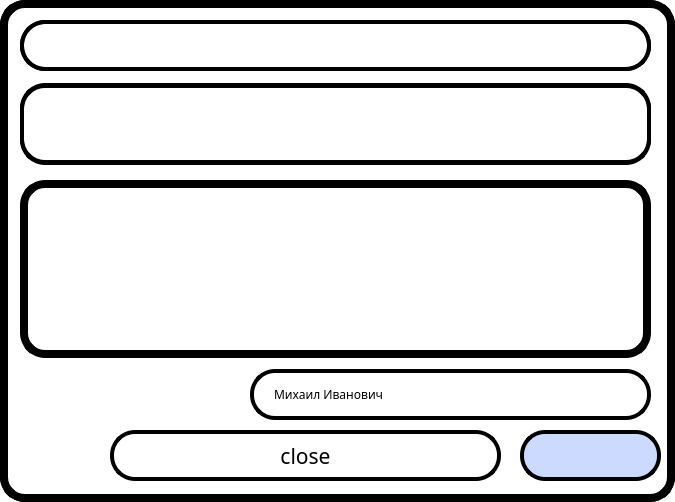
<?xml version="1.0" encoding="UTF-8"?>
<ui version="4.0">
 <class>dobOTV</class>
 <widget class="QMainWindow" name="dobOTV">
  <property name="geometry">
   <rect>
    <x>0</x>
    <y>0</y>
    <width>675</width>
    <height>502</height>
   </rect>
  </property>
  <property name="windowTitle">
   <string>MainWindow</string>
  </property>
  <property name="styleSheet">
   <string notr="true">background-color: rgb(255, 255, 255);
  border:8px solid #000000;
  border-radius: 25px;
</string>
  </property>
  <widget class="QWidget" name="centralwidget">
   <widget class="QPushButton" name="nazad">
    <property name="geometry">
     <rect>
      <x>110</x>
      <y>430</y>
      <width>391</width>
      <height>51</height>
     </rect>
    </property>
    <property name="font">
     <font>
      <family>SETxt</family>
      <pointsize>16</pointsize>
     </font>
    </property>
    <property name="styleSheet">
     <string notr="true">color: rgb(0, 0, 0);
background-color: rgb(255, 255, 255);
  border:4px solid #000000;
  border-radius: 25px;
</string>
    </property>
    <property name="text">
     <string>close</string>
    </property>
   </widget>
   <widget class="QPushButton" name="pushButton">
    <property name="geometry">
     <rect>
      <x>520</x>
      <y>430</y>
      <width>141</width>
      <height>51</height>
     </rect>
    </property>
    <property name="styleSheet">
     <string notr="true">background-color: rgb(205, 218, 255);
  border:4px solid #000000;
  border-radius: 25px;

</string>
    </property>
    <property name="text">
     <string/>
    </property>
   </widget>
   <widget class="QTextEdit" name="textEdit">
    <property name="geometry">
     <rect>
      <x>20</x>
      <y>180</y>
      <width>631</width>
      <height>178</height>
     </rect>
    </property>
    <property name="font">
     <font>
      <family>SETxt</family>
      <pointsize>12</pointsize>
      <weight>50</weight>
      <italic>false</italic>
      <bold>false</bold>
     </font>
    </property>
    <property name="styleSheet">
     <string notr="true">	background-color: rgb(255, 255, 255);
font: 12pt &quot;SETxt&quot;;
  border:4px solid #000000;
  border-radius: 25px;
color: rgb(0, 0, 0);
padding-left: 20px;
padding-right: 30px;
QTextEdit{QScrollBar:vertical {
            border: 0px solid #999999;
            background:white;
            width:8px;    
            margin: 0px 0px 0px 0px;
        }
        QScrollBar::handle:vertical {         
       
            min-height: 0px;
          	border: 0px solid red;
			border-radius: 4px;
			background-color: black;
        }
        QScrollBar::add-line:vertical {       
            height: 0px;
            subcontrol-position: bottom;
            subcontrol-origin: margin;
        }
        QScrollBar::sub-line:vertical {
            height: 0 px;
            subcontrol-position: top;
            subcontrol-origin: margin;
        }}


</string>
    </property>
    <property name="html">
     <string>&lt;!DOCTYPE HTML PUBLIC &quot;-//W3C//DTD HTML 4.0//EN&quot; &quot;http://www.w3.org/TR/REC-html40/strict.dtd&quot;&gt;
&lt;html&gt;&lt;head&gt;&lt;meta name=&quot;qrichtext&quot; content=&quot;1&quot; /&gt;&lt;style type=&quot;text/css&quot;&gt;
p, li { white-space: pre-wrap; }
&lt;/style&gt;&lt;/head&gt;&lt;body style=&quot; font-family:'SETxt'; font-size:12pt; font-weight:400; font-style:normal;&quot;&gt;
&lt;p style=&quot;-qt-paragraph-type:empty; margin-top:0px; margin-bottom:0px; margin-left:0px; margin-right:0px; -qt-block-indent:0; text-indent:0px; font-size:14pt;&quot;&gt;&lt;br /&gt;&lt;/p&gt;&lt;/body&gt;&lt;/html&gt;</string>
    </property>
   </widget>
   <widget class="QLabel" name="vopross">
    <property name="geometry">
     <rect>
      <x>20</x>
      <y>83</y>
      <width>631</width>
      <height>81</height>
     </rect>
    </property>
    <property name="styleSheet">
     <string notr="true">background-color: qlineargradient(spread:pad, x1:0, y1:0, x2:1, y2:0, stop:0 rgba(0, 0, 0, 0), stop:1 rgba(255, 255, 255, 0));
  border:4px solid #000000;
  border-radius: 25px;
color: rgb(0, 0, 0);
</string>
    </property>
    <property name="text">
     <string/>
    </property>
   </widget>
   <widget class="QLineEdit" name="IO">
    <property name="geometry">
     <rect>
      <x>20</x>
      <y>20</y>
      <width>631</width>
      <height>51</height>
     </rect>
    </property>
    <property name="font">
     <font>
      <family>SETxt</family>
      <pointsize>11</pointsize>
     </font>
    </property>
    <property name="styleSheet">
     <string notr="true">background-color: qlineargradient(spread:pad, x1:0, y1:0, x2:1, y2:0, stop:0 rgba(0, 0, 0, 0), stop:1 rgba(255, 255, 255, 0));
  border:4px solid #000000;
  border-radius: 25px;
color: rgb(0, 0, 0);
padding-left: 20px;
padding-right: 30px;
</string>
    </property>
    <property name="text">
     <string/>
    </property>
    <property name="placeholderText">
     <string/>
    </property>
   </widget>
   <widget class="QLineEdit" name="vopros">
    <property name="geometry">
     <rect>
      <x>20</x>
      <y>84</y>
      <width>631</width>
      <height>81</height>
     </rect>
    </property>
    <property name="font">
     <font>
      <family>SETxt</family>
      <pointsize>11</pointsize>
     </font>
    </property>
    <property name="styleSheet">
     <string notr="true">background-color: qlineargradient(spread:pad, x1:0, y1:0, x2:1, y2:0, stop:0 rgba(0, 0, 0, 0), stop:1 rgba(255, 255, 255, 0));
  border:4px solid #000000;
  border-radius: 25px;
color: rgb(0, 0, 0);
padding-left: 20px;
padding-right: 30px;
</string>
    </property>
    <property name="text">
     <string/>
    </property>
    <property name="placeholderText">
     <string/>
    </property>
   </widget>
   <widget class="QLabel" name="IOO">
    <property name="geometry">
     <rect>
      <x>20</x>
      <y>20</y>
      <width>631</width>
      <height>51</height>
     </rect>
    </property>
    <property name="styleSheet">
     <string notr="true">background-color: qlineargradient(spread:pad, x1:0, y1:0, x2:1, y2:0, stop:0 rgba(0, 0, 0, 0), stop:1 rgba(255, 255, 255, 0));
  border:4px solid #000000;
  border-radius: 25px;
color: rgb(0, 0, 0);
</string>
    </property>
    <property name="text">
     <string/>
    </property>
   </widget>
   <widget class="QComboBox" name="sotr">
    <property name="geometry">
     <rect>
      <x>250</x>
      <y>369</y>
      <width>401</width>
      <height>51</height>
     </rect>
    </property>
    <property name="font">
     <font>
      <family>SETxt</family>
      <pointsize>9</pointsize>
     </font>
    </property>
    <property name="styleSheet">
     <string notr="true">QComboBox{	background-color: rgb(255, 255, 255);
  border:4px solid #000000;
  border-radius: 25px;
color: rgb(0, 0, 0);
padding-left: 20px;
padding-right: 30px;

}
QComboBox::drop-down{
                    border: 0px solid #000000;
                  }
QScrollBar:vertical {
            border: 0px solid #999999;
            background:white;
            width:8px;    
            margin: 0px 0px 0px 0px;
        }
        QScrollBar::handle:vertical {         
       
            min-height: 0px;
          	border: 0px solid red;
			border-radius: 4px;
			background-color: black;
        }
        QScrollBar::add-line:vertical {       
            height: 0px;
            subcontrol-position: bottom;
            subcontrol-origin: margin;
        }
        QScrollBar::sub-line:vertical {
            height: 0 px;
            subcontrol-position: top;
            subcontrol-origin: margin;
        }
</string>
    </property>
    <item>
     <property name="text">
      <string>Михаил Иванович</string>
     </property>
    </item>
    <item>
     <property name="text">
      <string>Петя Пивной</string>
     </property>
    </item>
    <item>
     <property name="text">
      <string>Инокентий Петрович</string>
     </property>
    </item>
    <item>
     <property name="text">
      <string>Сафронов Иван</string>
     </property>
    </item>
    <item>
     <property name="text">
      <string>Полякова Инна</string>
     </property>
    </item>
    <item>
     <property name="text">
      <string>Горохов Алексей</string>
     </property>
    </item>
   </widget>
   <zorder>nazad</zorder>
   <zorder>pushButton</zorder>
   <zorder>textEdit</zorder>
   <zorder>IO</zorder>
   <zorder>vopros</zorder>
   <zorder>IOO</zorder>
   <zorder>vopross</zorder>
   <zorder>sotr</zorder>
  </widget>
 </widget>
 <resources/>
 <connections/>
</ui>
